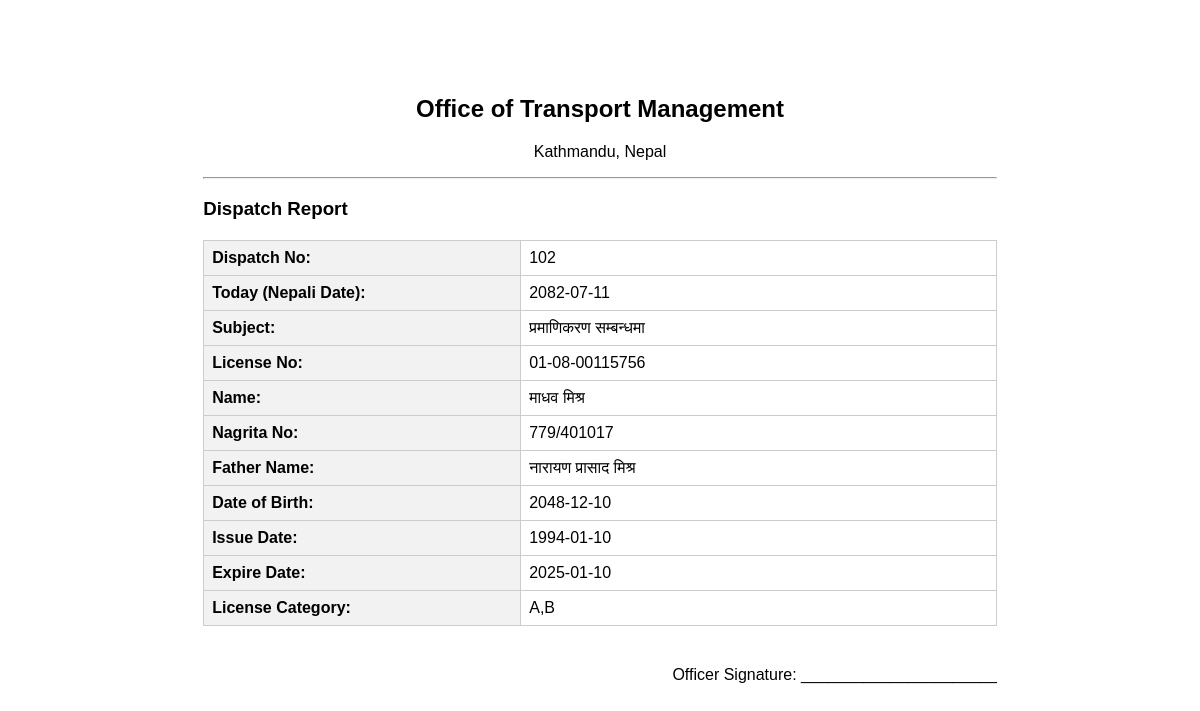
The app's page /record/2 with its own data.
### tables this page shows
CREATE TABLE dispatches (
        id INTEGER PRIMARY KEY AUTOINCREMENT,
        dispatch_no TEXT,
        today_nepali_date TEXT,
        subject TEXT,
        license_no TEXT,
        name TEXT,
        nagrita_no TEXT,
        father_name TEXT,
        dob TEXT,
        issue_date TEXT,
        expire_date TEXT,
        license_category TEXT,
        created_at TEXT
    );

### app.py (the view)
@app.route('/record/<int:rec_id>')
def view_record(rec_id):
    db = get_db()
    cur = db.cursor()
    cur.execute('SELECT * FROM dispatches WHERE id=?', (rec_id,))
    row = cur.fetchone()
    if not row:
        abort(404)
    return render_template('report.html', row=row)

### app.py (called while the page is built)
def get_db():
    db = getattr(g, '_database', None)
    if db is None:
        db = g._database = sqlite3.connect(app.config['DATABASE'])
        db.row_factory = sqlite3.Row
    return db

@app.teardown_appcontext
def close_connection(exception):
    db = getattr(g, '_database', None)
    if db is not None:
        db.close()

### templates/report.html (shortened to what this page needs)
<!doctype html>
<html>
<head>
  <link rel="stylesheet" href="{{ url_for('static', filename='style.css') }}">
</head>
<body class="a4page">
  <div class="print-header">
    <h2>Office of Transport Management</h2>
    <p>Kathmandu, Nepal</p>
    <hr>
  </div>
  <div class="report-body">
    <h3>Dispatch Report</h3>
    <table class="report-table">
      <tr><th>Dispatch No:</th><td>{{ row.dispatch_no }}</td></tr>
      <tr><th>Today (Nepali Date):</th><td>{{ row.today_nepali_date }}</td></tr>
      <tr><th>Subject:</th><td>{{ row.subject }}</td></tr>
      <tr><th>License No:</th><td>{{ row.license_no }}</td></tr>
      <tr><th>Name:</th><td>{{ row.name }}</td></tr>
      <tr><th>Nagrita No:</th><td>{{ row.nagrita_no }}</td></tr>
      <tr><th>Father Name:</th><td>{{ row.father_name }}</td></tr>
      <tr><th>Date of Birth:</th><td>{{ row.dob }}</td></tr>
      <tr><th>Issue Date:</th><td>{{ row.issue_date }}</td></tr>
      <tr><th>Expire Date:</th><td>{{ row.expire_date }}</td></tr>
      <tr><th>License Category:</th><td>{{ row.license_category }}</td></tr>
    </table>
    <div class="signature">
      <p>Officer Signature: ______________________</p>
    </div>
  </div>
</body>
</html>

### static/style.css (style rules this page uses)
body { font-family: Arial; margin: 0; padding: 0; }
table { width: 100%; border-collapse: collapse; margin-top: 20px; }
th, td { border: 1px solid #ccc; padding: 8px; text-align: left; }
.a4page { width: 210mm; min-height: 297mm; margin: auto; padding: 20mm; }
.print-header { text-align: center; }
.report-table { width: 100%; border-collapse: collapse; }
.report-table th { text-align: left; background: #f2f2f2; width: 40%; }
.signature { margin-top: 40px; text-align: right; }

### records on screen
dispatches: dispatch_no "102", today_nepali_date "2082-07-11", subject "प्रमाणिकरण सम्बन्धमा", license_no "01-08-00115756", name "माधव मिश्र", nagrita_no "779/401017", father_name "नारायण प्रासाद मिश्र", dob "2048-12-10", issue_date "1994-01-10", expire_date "2025-01-10", license_category "A,B"
